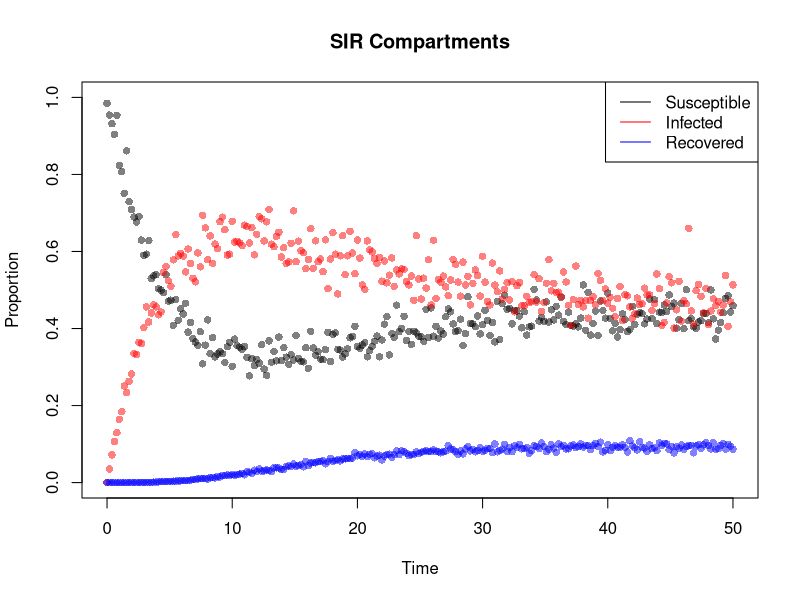

Recreate this plot in R. (Note: this script raises an error after producing the figure.)

# %%
library(deSolve)

invisible(sapply(list.files("./R", pattern = "\\.R$", full.names = TRUE), source))

f <- function(u, p, t) {
  du1 <- -p[1] * u[1] + p[3] * u[2] + u[3] * (p[1] * exp(-p[1] * p[2])) / (1 - exp(-p[1] * p[2]))
  du2 <- p[1] * u[1] - p[3] * u[2] - p[4] * (1 - exp(-p[5] * t^2)) * u[2]
  du3 <- p[4] * (1 - exp(-p[5] * t^2)) * u[2] - (p[1] * exp(-p[1] * p[2]) / (1 - exp(-p[1] * p[2]))) * u[3]
  c(du1, du2, du3)
}

npoints <- 256
p_star = c(0.2, 1.5, 0.074, 0.113, 0.0024)
p0 <- c(0.1, 2.5, 0.1, 0.1, 0.001)
u0 <- c(1, 0, 0)
t_span <- c(0, 50)
t_eval <- seq(t_span[1], t_span[2], length.out = npoints);

modelODE <- function(tvec, state, parameters) { list(as.vector(f(state, parameters, tvec))) }
sol <- deSolve::ode(y = u0, times = t_eval, func = modelODE, parms = p_star)

nr <- 0.005
noise_sd <- sqrt(nr)
noise <- matrix(
  rnorm(nrow(sol) * (ncol(sol) - 1), mean = 0, sd = noise_sd),
  nrow = nrow(sol)
)
# Log Normal Noise
U <- sol[, -1] * exp(noise)
tt <- matrix(sol[, 1], ncol = 1)

tt <- sol[, 1]
u1 <- U[,1]
u2 <- U[, 2]
u3 <- U[, 3]

plot(tt, u1, type = "p", pch = 16, cex = 1, col = adjustcolor("black", alpha.f = 0.5), xlab = "Time", ylab = "Proportion", main = "SIR Compartments", ylim=c(0, 1))
points(tt, u2, pch = 16, cex = 1, col = adjustcolor("red", alpha.f = 0.5))
points(tt, u3, pch = 16, cex = 1, col = adjustcolor("blue", alpha.f = 0.5))

legend("topright", legend = c("Susceptible", "Infected", "Recovered"), col = c("black", "red", "blue"), lwd = 1)

res <- solveWendy(f, p0, U, tt, method = "OLS", noise_dist = "lognormal")

sol <- deSolve::ode(y = u0, times = t_eval, func = modelODE, parms = res$phat)

lines(sol[, "time"], sol[, 2], col = "black", lwd = 2)
lines(sol[, "time"], sol[, 3], col = "red", lwd = 2)
lines(sol[, "time"], sol[, 4], col = "blue", lwd = 2)
